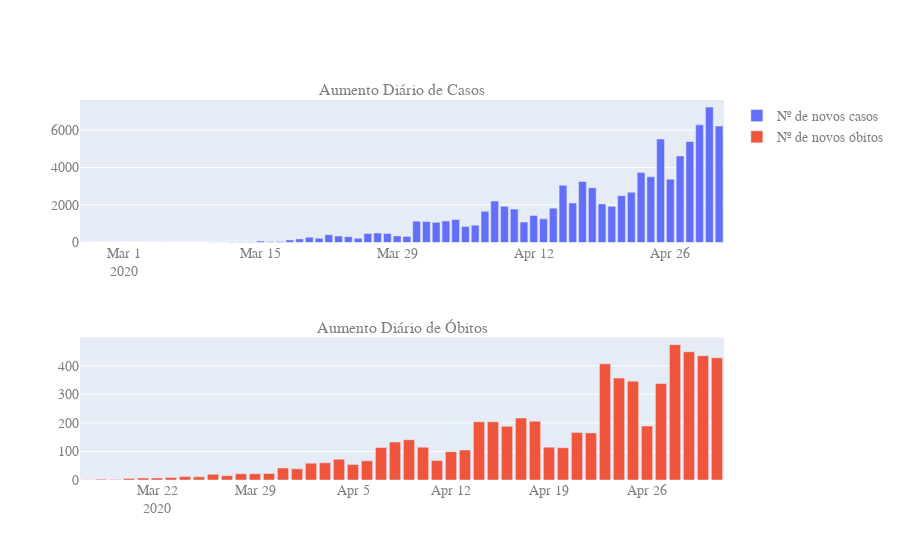

Source (notebook cell):
### Markdown cell above
Averíguamos agora através de gráficos de barras, qual tem sido o aumento diário de casos positivos e de óbitos no país.

### Code cell
# Cálculo da taxa diária de casos e mortes
data_today = data_by_day
data_before = data_by_day.shift(1)

data_growth_rate = data_today - data_before
data_growth_rate = data_growth_rate.dropna()

cases_rate = data_growth_rate['cases'][data_growth_rate['cases']>0]
deaths_rate = data_growth_rate['deaths'][data_growth_rate['deaths']>0]

# Plot
layout = Layout(
    font=dict(
        family="Courier New, monospace",
        size=14,
        color="#7f7f7f"
    )
)

fig = make_subplots(rows=2, cols=1
                    , subplot_titles=('Aumento Diário de Casos'
                                      , 'Aumento Diário de Óbitos'))

fig.append_trace(Bar(
    x=cases_rate.index,
    y=cases_rate,
    name='Nº de novos casos'
), row=1, col=1)

fig.append_trace(Bar(
    x=deaths_rate.index,
    y=deaths_rate,
    name='Nº de novos óbitos'
), row=2, col=1)

fig['layout'].update(layout)

fig.show()

### Figure 1 — Plotly figure (JSON) as saved in the notebook; plotly's stock layout.template omitted (floating-point values rounded to 4 significant figures)
{"data": [{"name": "Nº de novos casos", "type": "bar", "x": ["2020-02-26", "2020-02-29", "2020-03-04", "2020-03-05", "2020-03-06", "2020-03-07", "2020-03-08", "2020-03-10", "2020-03-11", "2020-03-12", "2020-03-13", "2020-03-14", "2020-03-15", "2020-03-16", "2020-03-17", "2020-03-18", "2020-03-19", "2020-03-20", "2020-03-21", "2020-03-22", "2020-03-23", "2020-03-24", "2020-03-25", "2020-03-26", "2020-03-27", "2020-03-28", "2020-03-29", "2020-03-30", "2020-03-31", "2020-04-01", "2020-04-02", "2020-04-03", "2020-04-04", "2020-04-05", "2020-04-06", "2020-04-07", "2020-04-08", "2020-04-09", "2020-04-10", "2020-04-11", "2020-04-12", "2020-04-13", "2020-04-14", "2020-04-15", "2020-04-16", "2020-04-17", "2020-04-18", "2020-04-19", "2020-04-20", "2020-04-21", "2020-04-22", "2020-04-23", "2020-04-24", "2020-04-25", "2020-04-26", "2020-04-27", "2020-04-28", "2020-04-29", "2020-04-30", "2020-05-01"], "xaxis": "x", "y": [1, 1, 1, 4, 6, 6, 6, 9, 18, 25, 21, 23, 79, 34, 57, 137, 193, 283, 224, 418, 345, 310, 232, 482, 502, 486, 353, 323, 1138, 1119, 1074, 1146, 1222, 852, 926, 1661, 2210, 1930, 1781, 1089, 1442, 1261, 1832, 3058, 2105, 3257, 2917, 2055, 1927, 2498, 2678, 3735, 3503, 5514, 3379, 4613, 5385, 6276, 7218, 6209], "yaxis": "y"}, {"name": "Nº de novos óbitos", "type": "bar", "x": ["2020-03-17", "2020-03-18", "2020-03-19", "2020-03-20", "2020-03-21", "2020-03-22", "2020-03-23", "2020-03-24", "2020-03-25", "2020-03-26", "2020-03-27", "2020-03-28", "2020-03-29", "2020-03-30", "2020-03-31", "2020-04-01", "2020-04-02", "2020-04-03", "2020-04-04", "2020-04-05", "2020-04-06", "2020-04-07", "2020-04-08", "2020-04-09", "2020-04-10", "2020-04-11", "2020-04-12", "2020-04-13", "2020-04-14", "2020-04-15", "2020-04-16", "2020-04-17", "2020-04-18", "2020-04-19", "2020-04-20", "2020-04-21", "2020-04-22", "2020-04-23", "2020-04-24", "2020-04-25", "2020-04-26", "2020-04-27", "2020-04-28", "2020-04-29", "2020-04-30", "2020-05-01"], "xaxis": "x2", "y": [1, 3, 2, 5, 7, 7, 9, 12, 11, 20, 15, 22, 22, 23, 42, 39, 59, 60, 73, 54, 67, 114, 133, 141, 115, 68, 99, 105, 204, 204, 188, 217, 206, 115, 113, 166, 165, 407, 357, 346, 189, 338, 474, 449, 435, 428], "yaxis": "y2"}], "layout": {"annotations": [{"font": {"size": 16}, "showarrow": false, "text": "Aumento Diário de Casos", "x": 0.5, "xanchor": "center", "xref": "paper", "y": 1, "yanchor": "bottom", "yref": "paper"}, {"font": {"size": 16}, "showarrow": false, "text": "Aumento Diário de Óbitos", "x": 0.5, "xanchor": "center", "xref": "paper", "y": 0.375, "yanchor": "bottom", "yref": "paper"}], "font": {"color": "#7f7f7f", "family": "Courier New, monospace", "size": 14}, "xaxis": {"anchor": "y", "domain": [0, 1]}, "xaxis2": {"anchor": "y2", "domain": [0, 1]}, "yaxis": {"anchor": "x", "domain": [0.625, 1]}, "yaxis2": {"anchor": "x2", "domain": [0, 0.375]}}}
